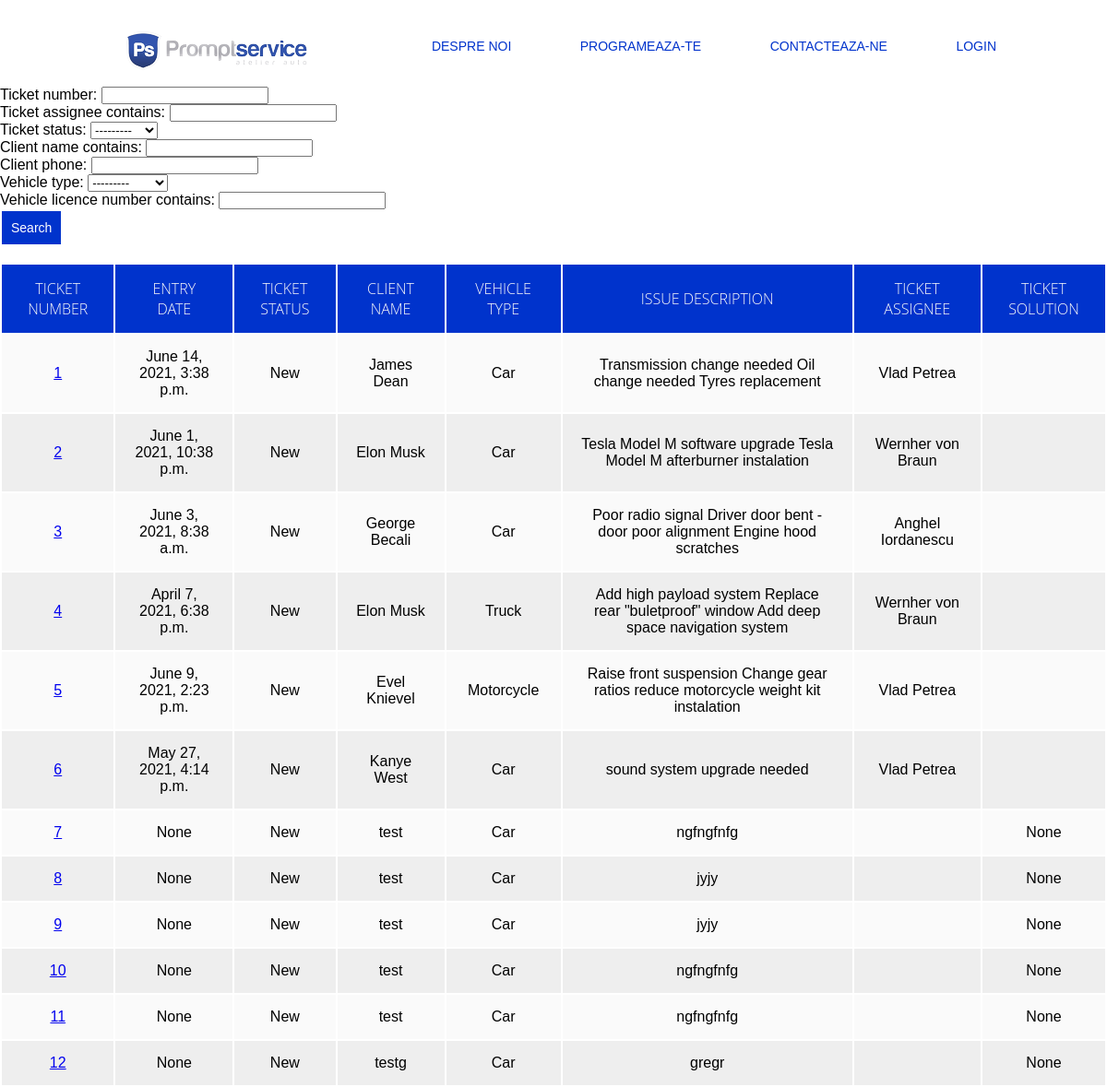
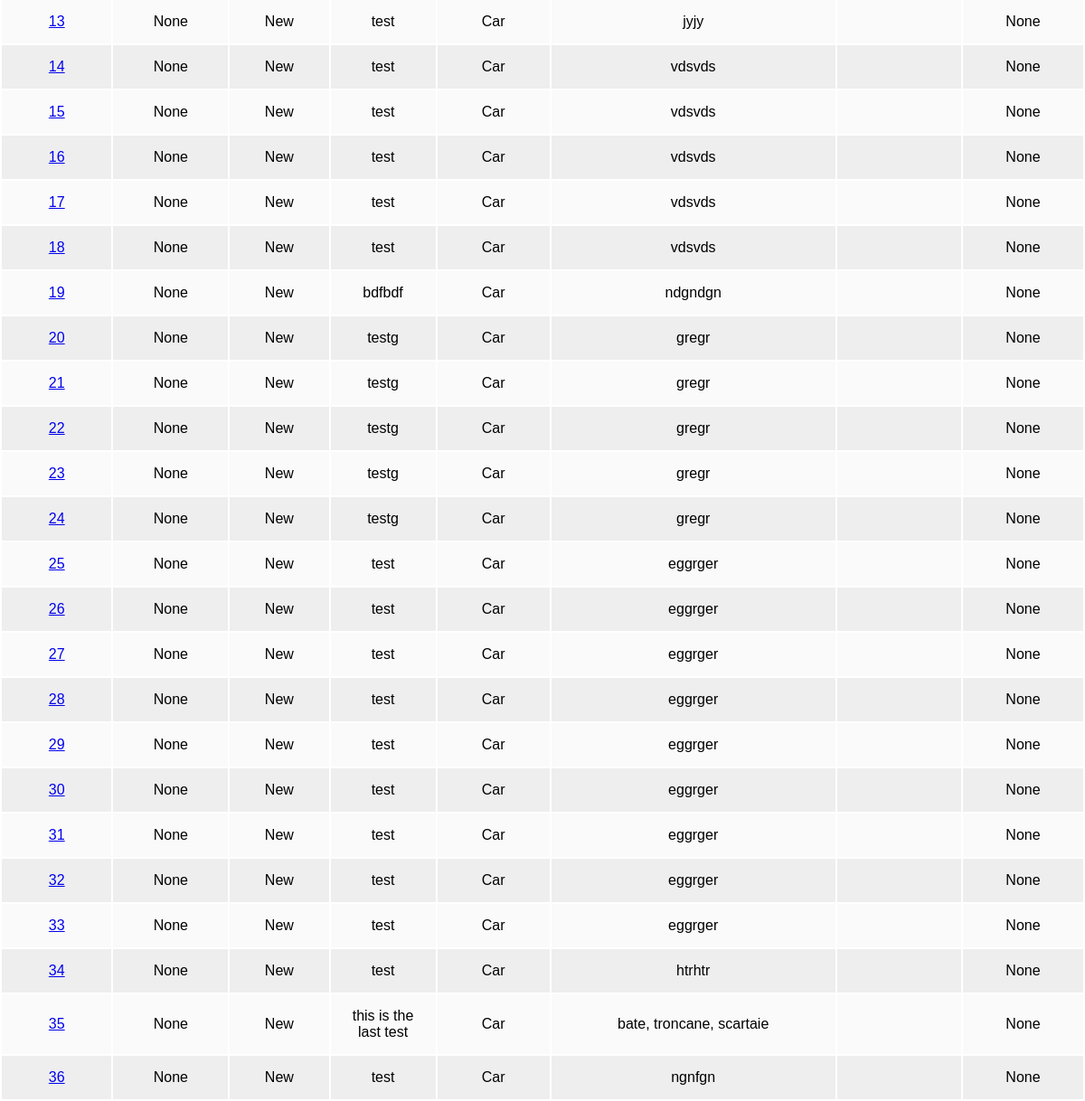
/ticket/search/, run on an earlier commit of the app's database (2 pictures, top to bottom).
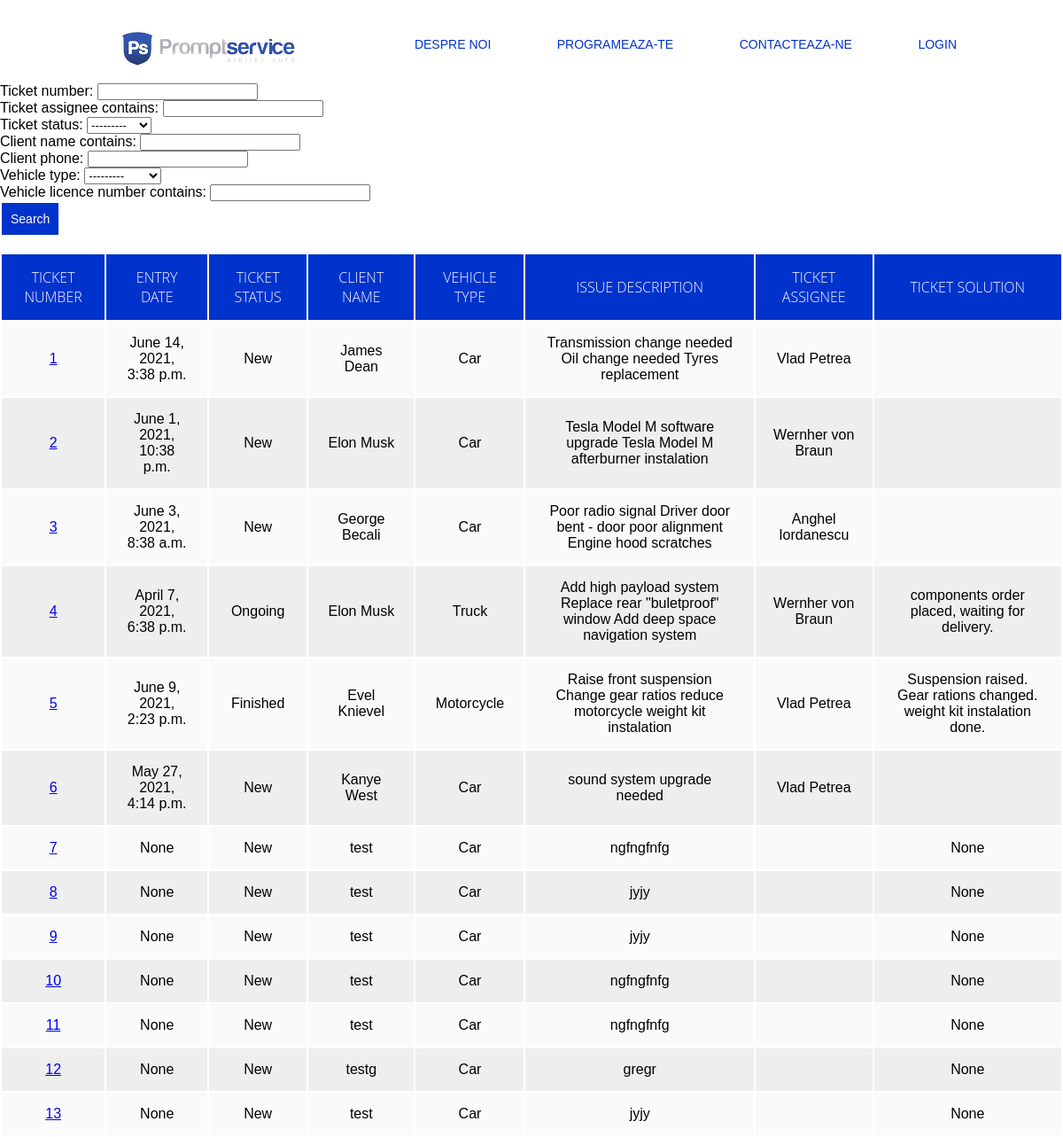
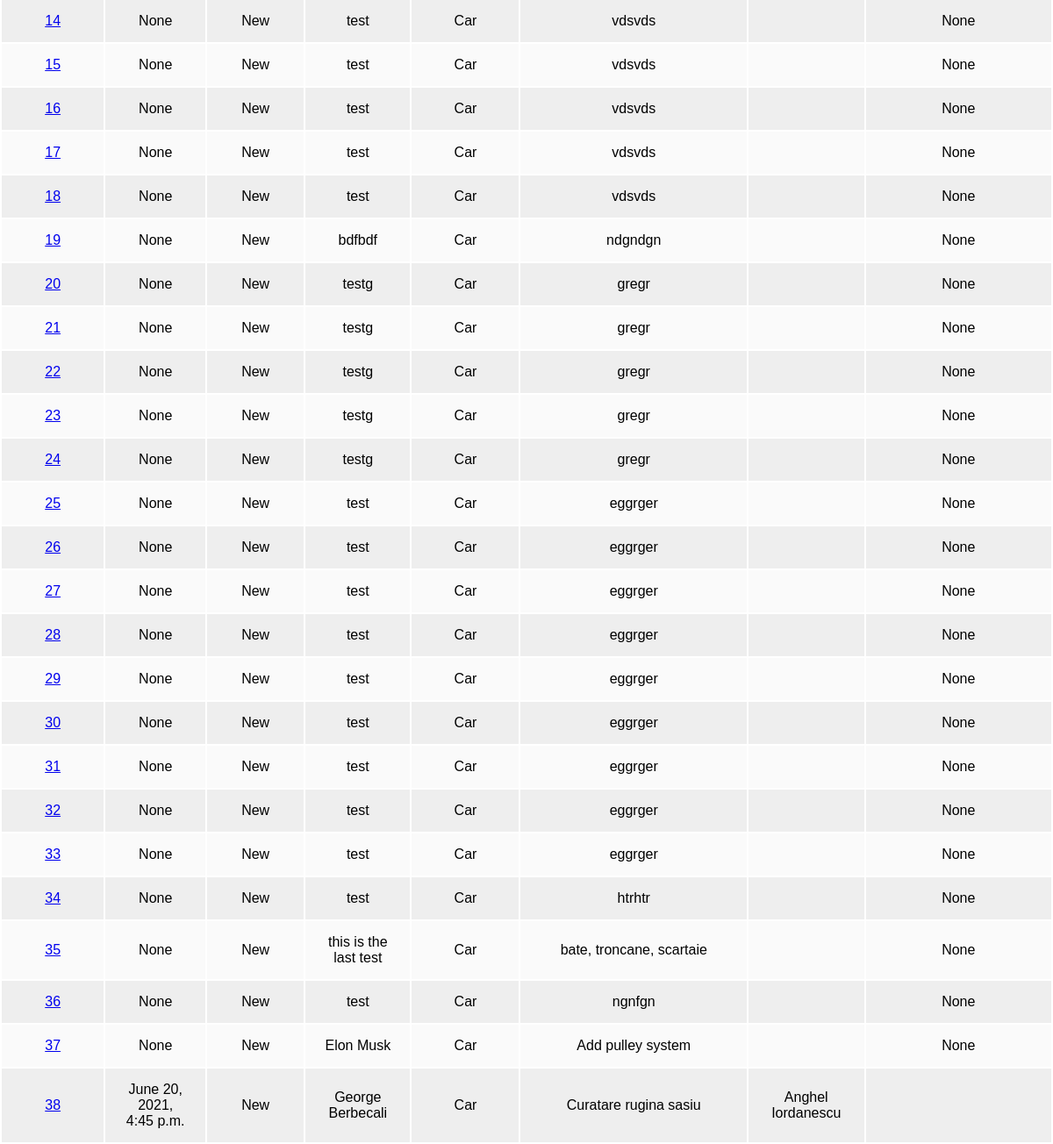
And on a later commit of the database (2 pictures, top to bottom).
### ticket/models.py (models this page shows, shortened)
class Ticket(models.Model):
    vehicle_types = (('Car', 'Car'), ('Motorcycle', 'Motorcycle'), ('Truck', 'Truck'))
    ticket_statuses = (('New', 'New'), ('Ongoing', 'Ongoing'), ('Finished', 'Finished'))
    client_name = models.CharField(max_length=100)
    client_phone = models.CharField(max_length=14)
    client_email = models.EmailField(max_length=100)
    vehicle_type = models.CharField(max_length=20, choices=vehicle_types, default='Car')
    vehicle_ID = models.CharField(max_length=17)
    vehicle_licence_number = models.CharField(max_length=12)
    vehicle_issue_text = models.TextField()
    ticket_status = models.CharField(max_length=10, choices=ticket_statuses, default='New')
    ticket_entry_date = models.DateTimeField(default=timezone.now)
    ticket_solution_date = models.DateTimeField(null=True, blank=True)
    ticket_solution_text = models.TextField(null=True, blank=True)
    ticket_number = models.AutoField(primary_key=True)
    ticket_assignee = models.CharField(max_length=100)

### ticket/views.py (the view)
# urls.py: path('search/', views.search, name='search'),
def search(request):
    ticket_list = Ticket.objects.all()
    ticket_filter = TicketFilter(request.GET, queryset=ticket_list)
    return render(request, 'ticket/searchticket.html', {'filter': ticket_filter})

### ticket/templates/ticket/searchticket.html (shortened to what this page needs)
<!DOCTYPE html>
<html lang="en">
<head>
</head>
<body>
{% load static %}
{% block content %}
{% if user.is_authenticated %}
    <div>
  <p class="welcome_user">Hi {{ user.username }}!</p>
        </div>
<div>
            <img src="{% static 'ticket/images/logo.png' %}">
            <nav>
               <ul>
                  <li><a href="/">Logout</a></li>
               </ul>
            </nav>
         </div>
{% else %}
  <p style="color:white">You are not logged in</p>
         <div class ="container">
            <img src="{% static 'ticket/images/logo.png' %}">
            <nav>
               <ul>
                  <li><a href="#">Despre Noi</a></li>
                  <li><a href="#">Programeaza-te</a></li>
                  <li><a href="#">Contacteaza-ne</a></li>
                  <li><a href="/accounts/login/">Login</a></li>
               </ul>
            </nav>
         </div>
   <div>
{% endif %}
{% endblock %}
    <form method="get">
        {{ filter.form.as_p }}
        <button class="button" type="submit">Search</button>
    </form>
<br>
<div style="overflow-x:auto;">
    <table class="content-table">
        <thead>
            <tr>
                <th>Ticket Number</th>
                <th>Entry Date</th>
                <th>Ticket Status</th>
                <th>Client Name</th>
                <th>Vehicle Type</th>
                <th>Issue Description</th>
                <th>Ticket Assignee</th>
                <th>Ticket Solution</th>
            </tr>
        </thead>
        <tbody>
            {% for ticket in filter.qs %}
            <tr>
                <td><a href="/ticket/{{ticket.ticket_number}}">{{ticket.ticket_number}}</a></td>
                <td>{{ticket.ticket_entry_date}}</td>
                <td>{{ticket.ticket_status}}</td>
                <td>{{ticket.client_name}}</td>
                <td>{{ticket.vehicle_type}}</td>
                <td>{{ticket.vehicle_issue_text}}</td>
                <td>{{ticket.ticket_assignee}}</td>
                <td>{{ticket.ticket_solution_text}}</td>
            </tr>
            {% endfor %}
        </tbody>
    </table>
</div>
</body>
</html>

### ticket/templates/ticket/searchticket.html (style rules this page uses)
.button { background-color: #0033cc; border: none; color: white; padding: 10px; text-align: center; text-decoration: none; display: inline-block; font-size: 14px; margin: 2px 2px; cursor: pointer; }
* { margin:0; padding: 0; outline: 0; }
td , th { padding: 15px 20px; text-align: center; }
th { background-color: #0033cc; color: #fafafa; font-family: 'Open Sans',Sans-serif; font-weight: 200; text-transform: uppercase; }
tr { width: 100%; background-color: #fafafa; font-family: 'Montserrat', sans-serif; }
tr:nth-child(even) { background-color: #eeeeee; }
body { margin:0; font-family: 'Work Sans', sans-serif; font-weight: 300; }
.container { width: 80%; margin: 0 auto; }
nav { float:right; }
nav ul { margin:0; padding:0; list-style:none; }
nav li { display:inline-block; margin-left: 70px; padding-top:23px; position:relative; }
nav a { color : #0033cc; text-decoration: none; text-transform: uppercase; font-size: 14px; }
nav a::before { content:''; display: block; height: 5px; background-color:#444; position:absolute; top:0; width:0%; transition:all ease-in-out 250ms; }
* { box-sizing:border-box }

What changed in the data, as far as the page shows it:
changed Ticket "Truck": ticket_status "New" → "Ongoing"; ticket_solution_text (not shown) → "components order placed, waiting for delivery."
changed Ticket "Evel Knievel": ticket_status "New" → "Finished"; ticket_solution_text (not shown) → "Suspension raised. Gear rations changed. weight kit instalation done."
added Ticket: ticket_number "37", ticket_entry_date "None", ticket_status "New", client_name "Elon Musk", vehicle_type "Car", vehicle_issue_text "Add pulley system", ticket_solution_text "None"
added Ticket: ticket_number "38", ticket_entry_date "June 20, 2021, 4:45 p.m.", ticket_status "New", client_name "George Berbecali", vehicle_type "Car", vehicle_issue_text "Curatare rugina sasiu", ticket_assignee "Anghel Iordanescu"
